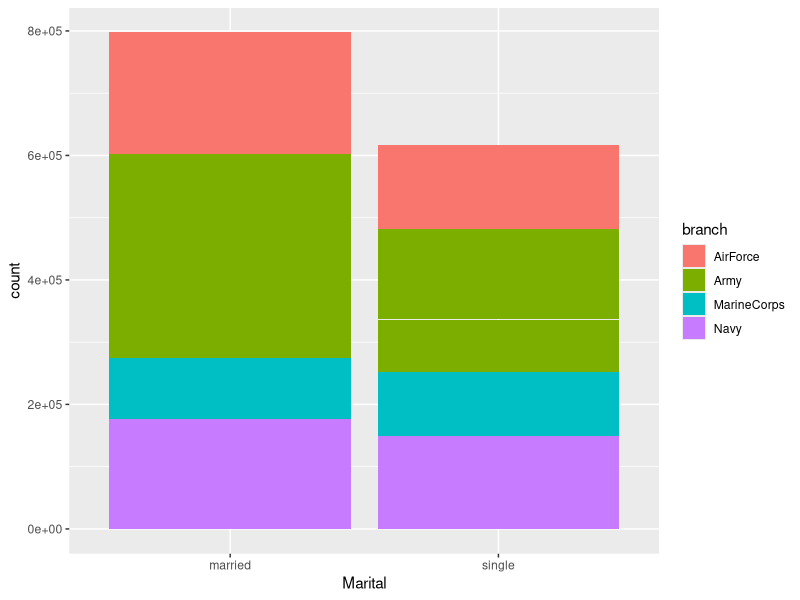

This figure's R source:
## ---- chunk 1
#| label: setup
#| warning: false
#| message: false

library(tidyverse)
library(ggplot2)
library(readxl)

knitr::opts_chunk$set(echo = TRUE, warning=FALSE, message=FALSE)
## ---- chunk 2
#Create a vector with the desired column names, and label the ones to be deleted as "delete"
marital_status_cols<-c("delete", "payGrade_payLevel",
            "single_nokids_male", "single_nokids_female", "delete",
            "single_kids_male", "single_kids_female", "delete",
            "married_military_male", "married_military_female", "delete",
            "married_civilian_male", "married_civilian_female", "delete", "delete", "delete", "delete")

mm_orig<-read_excel("_data/ActiveDuty_MaritalStatus.xls", skip=8, col_names=marital_status_cols)

#check out the new headers: 
mm_orig%>%
  head()
  
## ---- chunk 3
#delete 1st row (old header) 
mm_tidy_sheet<-mm_orig[-c(1),]%>%
  select(!starts_with("delete"))%>% #select all columns that are NOT "delete"
  filter(str_detect(payGrade_payLevel, "TOTAL", negate=TRUE)) #negate=true will invert this function, so that filter OUT the "total" columns

mm_tidy_sheet%>%
  head()

## ---- chunk 4
mm_tidy_long <-mm_tidy_sheet %>%
#pivot with every column except for the first column
  pivot_longer(cols = -1, 
#these are the only distinct categories remaining
               names_to = c("Marital", "Other", "Gender"),
               names_sep = "_",
               values_to = "count")%>%
#separate pay grades and pay levels into their own columns
  separate(payGrade_payLevel, 
           into = c("payGrade", "payLevel"),
           sep="-")%>%
#make these values more readable -- we could also have used "recode" 
  mutate(payGrade = case_when( 
    payGrade == "E" ~ "Enlisted",
    payGrade == "O" ~ "Officer",
    payGrade == "W" ~ "Warrant Officer"
  ))

mm_tidy_long%>%
  head()
## ---- chunk 5
#sheet_name becomes an argument or command that can be applied to any sheet 
read_mm<-function(sheet_name){
  dat <- read_excel("_data/ActiveDuty_MaritalStatus.xls",
#the name of each sheet is stored as "sheet_name" 
             sheet = sheet_name,
             skip=9,
             col_names = marital_status_cols
             )%>%
#branch will be a new column with the sheet name (which indicates the branch of the military for each member listed)
    mutate(branch=sheet_name) %>%
    select(!starts_with("delete"))%>%
    filter(str_detect(payGrade_payLevel, "TOTAL", negate=TRUE))%>%
    pivot_longer(cols = contains(c("male", "female")),
                 names_to = c("Marital", "Other", "Gender"),
                 names_sep = "_",
                 values_to = "count")%>%
    separate(payGrade_payLevel, 
             into = c("payGrade", "payLevel"),
             sep="-")%>%
    mutate(payGrade = case_when(
      payGrade == "E" ~ "Enlisted",
      payGrade == "O" ~ "Officer",
      payGrade == "W" ~ "Warrant Officer"
    ))
  return(dat)
}
## ---- chunk 6
mm_sheet_names<-excel_sheets("_data/ActiveDuty_MaritalStatus.xls")
mm_sheet_names
## ---- chunk 7
#make sure that purrr is loaded 
library(purrr)
#create a new sheet, mm_all_sheets, that is the joint of all the sheets in Military Marital Status that have been transformed by the new function read_mm
mm_all_sheets<- map_dfr(excel_sheets("_data/ActiveDuty_MaritalStatus.xls")[-1],read_mm)

mm_all_sheets
## ---- chunk 8
ggplot(mm_all_sheets, aes(fill=branch, x=Marital, y=count)) + 
  geom_bar(stat = "identity")

